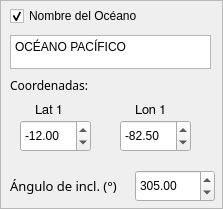
       <widget class="QFrame" name="frame">
        <property name="geometry">
         <rect>
          <x>0</x>
          <y>0</y>
          <width>223</width>
          <height>209</height>
         </rect>
        </property>
        <property name="frameShape">
         <enum>QFrame::StyledPanel</enum>
        </property>
        <property name="frameShadow">
         <enum>QFrame::Raised</enum>
        </property>
        <widget class="QDoubleSpinBox" name="val_LON1_5">
         <property name="geometry">
          <rect>
           <x>120</x>
           <y>120</y>
           <width>71</width>
           <height>32</height>
          </rect>
         </property>
         <property name="minimum">
          <double>-180.000000000000000</double>
         </property>
         <property name="maximum">
          <double>180.000000000000000</double>
         </property>
         <property name="singleStep">
          <double>0.010000000000000</double>
         </property>
         <property name="value">
          <double>-82.500000000000000</double>
         </property>
        </widget>
        <widget class="QDoubleSpinBox" name="val_angulo_oce">
         <property name="geometry">
          <rect>
           <x>135</x>
           <y>170</y>
           <width>80</width>
           <height>32</height>
          </rect>
         </property>
         <property name="minimum">
          <double>-360.000000000000000</double>
         </property>
         <property name="maximum">
          <double>360.000000000000000</double>
         </property>
         <property name="singleStep">
          <double>0.010000000000000</double>
         </property>
         <property name="value">
          <double>305.000000000000000</double>
         </property>
        </widget>
        <widget class="QLabel" name="Text_lon01_4">
         <property name="geometry">
          <rect>
           <x>135</x>
           <y>100</y>
           <width>41</width>
           <height>21</height>
          </rect>
         </property>
         <property name="font">
          <font>
           <family>FreeSans</family>
           <pointsize>10</pointsize>
           <weight>50</weight>
           <italic>false</italic>
           <bold>false</bold>
           <kerning>true</kerning>
          </font>
         </property>
         <property name="text">
          <string>&lt;html&gt;&lt;head/&gt;&lt;body&gt;&lt;p&gt;Lon 1&lt;/p&gt;&lt;/body&gt;&lt;/html&gt;</string>
         </property>
        </widget>
        <widget class="QLabel" name="Text_lat01_4">
         <property name="geometry">
          <rect>
           <x>35</x>
           <y>100</y>
           <width>41</width>
           <height>21</height>
          </rect>
         </property>
         <property name="font">
          <font>
           <family>FreeSans</family>
           <pointsize>10</pointsize>
           <weight>50</weight>
           <italic>false</italic>
           <bold>false</bold>
           <kerning>true</kerning>
          </font>
         </property>
         <property name="text">
          <string>&lt;html&gt;&lt;head/&gt;&lt;body&gt;&lt;p&gt;Lat 1&lt;/p&gt;&lt;/body&gt;&lt;/html&gt;</string>
         </property>
        </widget>
        <widget class="QLabel" name="Titulo_19">
         <property name="geometry">
          <rect>
           <x>10</x>
           <y>70</y>
           <width>211</width>
           <height>31</height>
          </rect>
         </property>
         <property name="font">
          <font>
           <family>Paytone One</family>
           <weight>50</weight>
           <italic>false</italic>
           <bold>false</bold>
           <kerning>true</kerning>
          </font>
         </property>
         <property name="text">
          <string>&lt;html&gt;&lt;head/&gt;&lt;body&gt;&lt;p&gt;Coordenadas:&lt;/p&gt;&lt;/body&gt;&lt;/html&gt;</string>
         </property>
        </widget>
        <widget class="QLabel" name="Text_ang_oce">
         <property name="geometry">
          <rect>
           <x>10</x>
           <y>170</y>
           <width>120</width>
           <height>31</height>
          </rect>
         </property>
         <property name="font">
          <font>
           <family>Noto Sans</family>
           <pointsize>10</pointsize>
           <weight>50</weight>
           <italic>false</italic>
           <bold>false</bold>
           <kerning>true</kerning>
          </font>
         </property>
         <property name="text">
          <string>Ángulo de incl. (°)</string>
         </property>
        </widget>
        <widget class="QDoubleSpinBox" name="val_LAT1_5">
         <property name="geometry">
          <rect>
           <x>20</x>
           <y>120</y>
           <width>71</width>
           <height>32</height>
          </rect>
         </property>
         <property name="minimum">
          <double>-90.000000000000000</double>
         </property>
         <property name="maximum">
          <double>90.000000000000000</double>
         </property>
         <property name="singleStep">
          <double>0.010000000000000</double>
         </property>
         <property name="value">
          <double>-12.000000000000000</double>
         </property>
        </widget>
        <widget class="QPlainTextEdit" name="Titulo_oceano">
         <property name="enabled">
          <bool>true</bool>
         </property>
         <property name="geometry">
          <rect>
           <x>10</x>
           <y>35</y>
           <width>201</width>
           <height>34</height>
          </rect>
         </property>
         <property name="styleSheet">
          <string notr="true"/>
         </property>
         <property name="plainText">
          <string>OCÉANO PACÍFICO</string>
         </property>
        </widget>
        <widget class="QCheckBox" name="check_nombres_oceano">
         <property name="enabled">
          <bool>true</bool>
         </property>
         <property name="geometry">
          <rect>
           <x>10</x>
           <y>5</y>
           <width>240</width>
           <height>22</height>
          </rect>
         </property>
         <property name="text">
          <string>Nombre del Océano</string>
         </property>
         <property name="checkable">
          <bool>true</bool>
         </property>
         <property name="checked">
          <bool>true</bool>
         </property>
         <property name="tristate">
          <bool>false</bool>
         </property>
        </widget>
       </widget>
